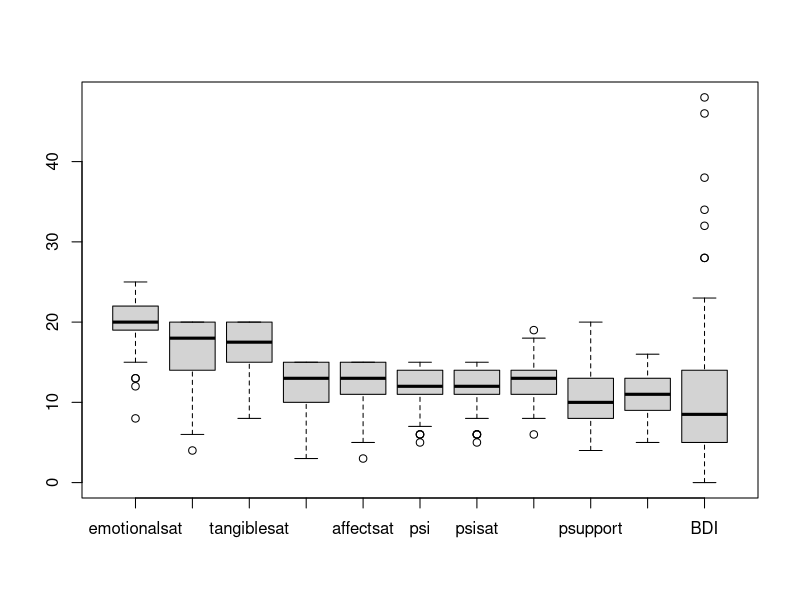
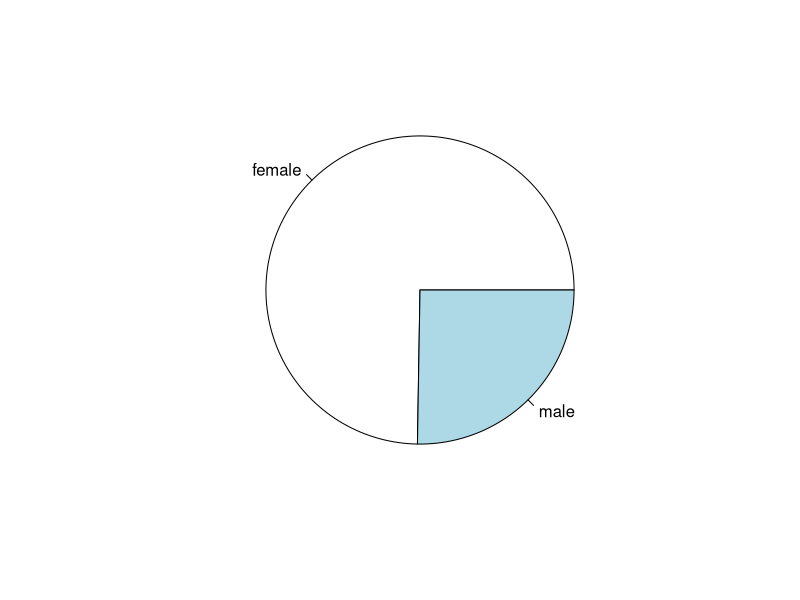
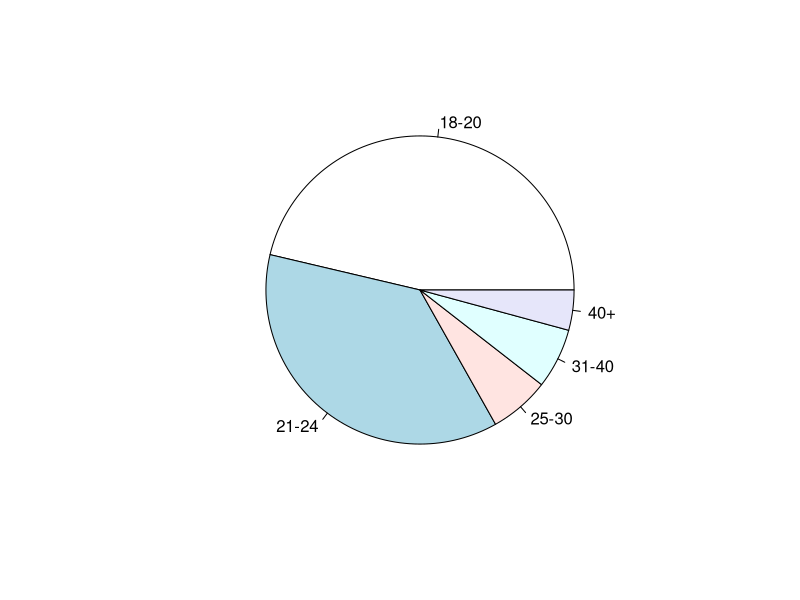
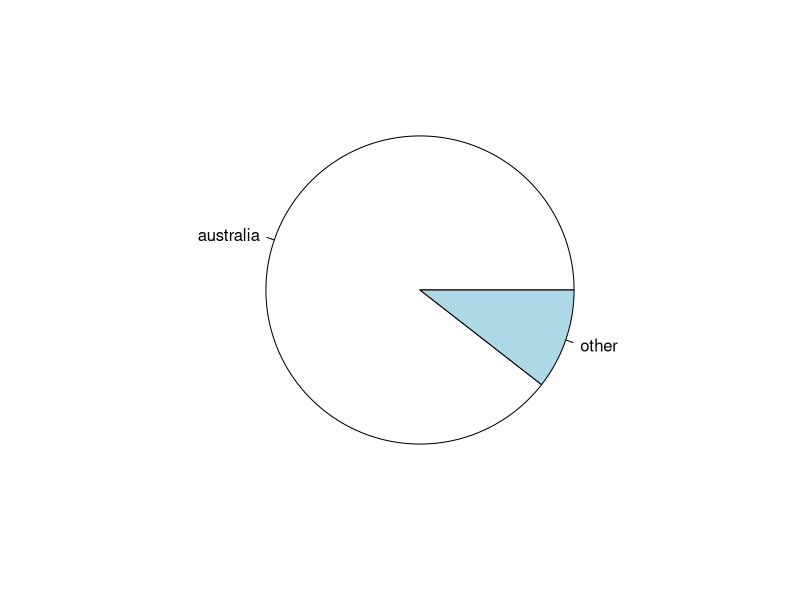
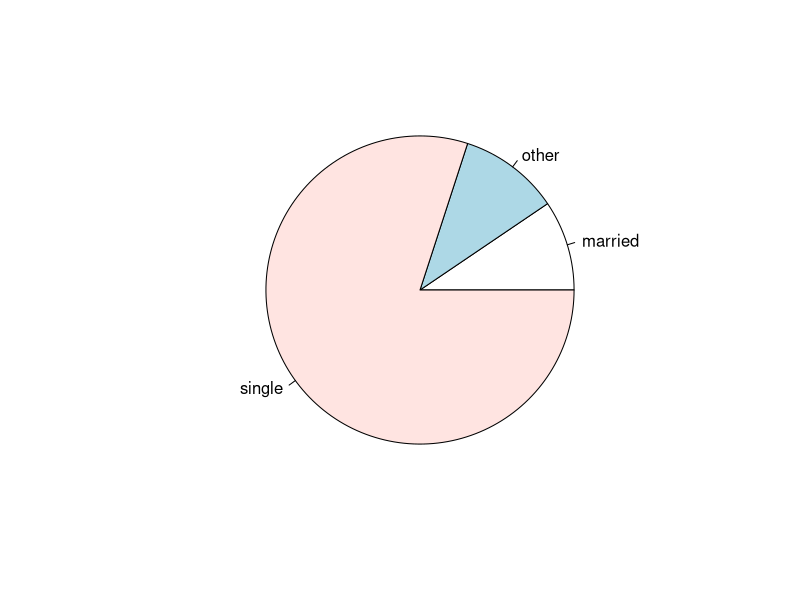
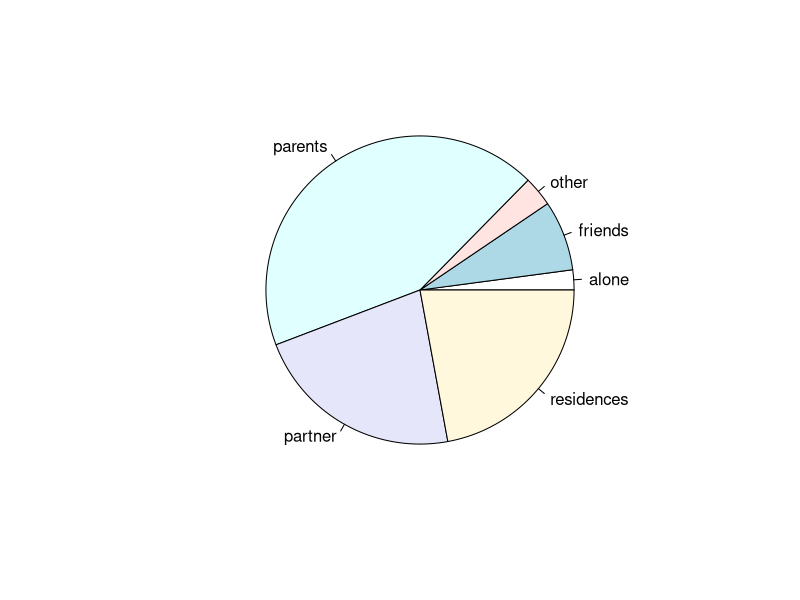
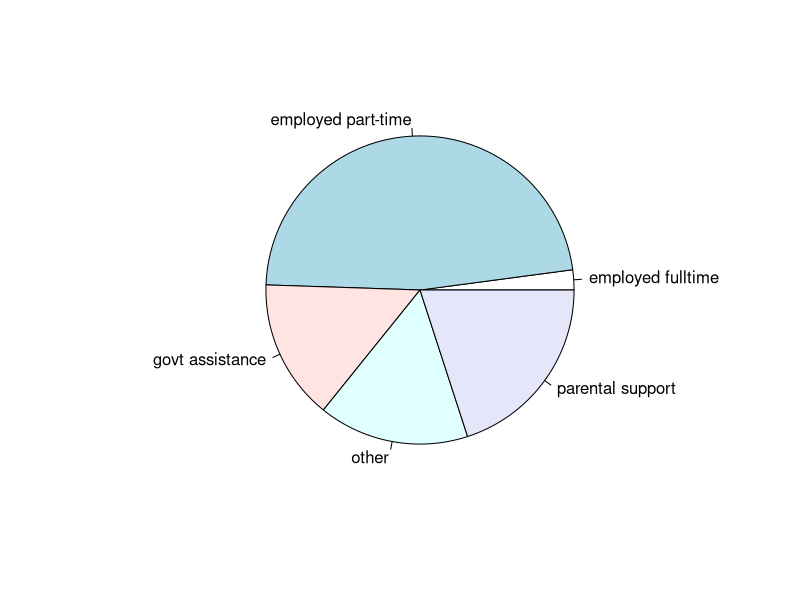
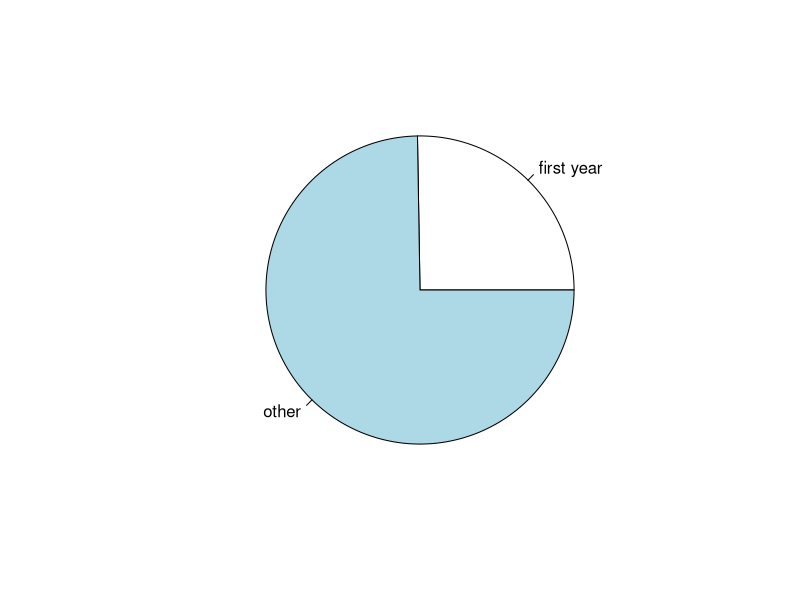

R code for these plots, in order: (Note: this script raises an error after producing the figures.)
## ---- chunk 1
knitr::opts_chunk$set(echo = TRUE)
## ---- chunk 2
data=read.csv("../Data/socsupport.csv",header=TRUE,sep=";")
attach(data)
str(data)
## ---- chunk 3
n=nrow(data)
p=ncol(data)

delete = vector("numeric",n)

for(i in 1:n){
  for(j in 1:p){
    if(is.na(data[i,j]))
      delete[i]=1
  }
}

for(i in n:1){
  if (delete[i]==1)
    data=data[-c(i),]
}

data = data[,-c(1)]

summary(data)
## ---- chunk 4
boxplot(data[,-c(1,2,3,4,5,6,7,8,9)])
## ---- chunk 5
pie(table(gender))
pie(table(age))
pie(table(country))
pie(table(marital))
pie(table(livewith))
pie(table(employment))
pie(table(firstyr))
pie(table(enrolment))
## ---- chunk 6
pairs(data)
